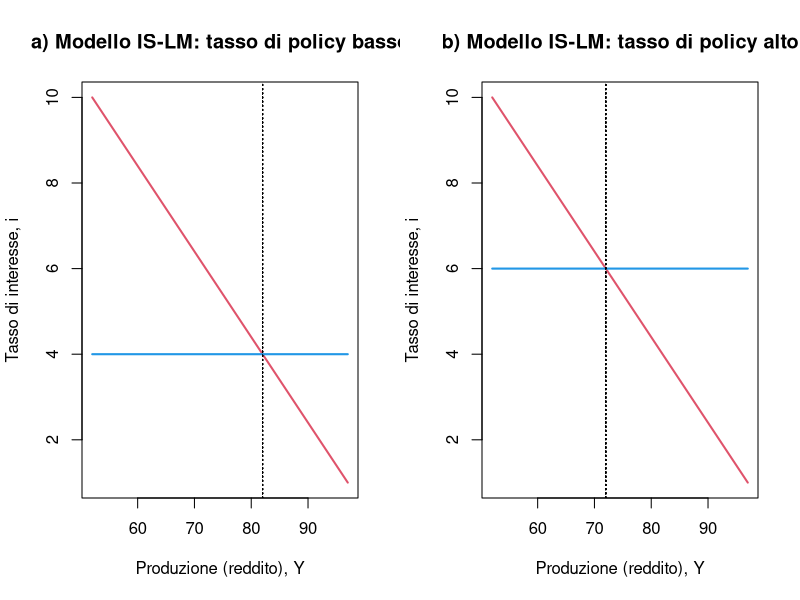

Write the R code that produced this figure.
# Il modello IS-LM (con LM orizzontale)

# Definisci il numero di scenari
nscen = 2

# Definisci i parametri e le variabili esogene del modello ####
c0 = 12       # Componente autonoma dei consumi
c1 = 0.8      # Propensione marginale al consumo (e all'investimento)
i0 = 6        # Componente autonoma dell'investimento
i1 = 5        # Elasticità dell'investimento al tasso di interesse (preceduta da segno meno)
G = 4         # Spesa pubblica
t = 2         # Tasse (Nota: "T" in R sta per "True")

# Definisci le variabili endogene del modello ####
Y = matrix(data=0, nrow = nscen, ncol = 10 )    # Produzione e reddito per ogni valore del tasso di interesse
Y_t = matrix(data=0, nrow = nscen, ncol = 10 )  # Produzione e reddito di equilibrio dato il tasso di policy fissato dalla BC
i = matrix(data=0, nrow = nscen, ncol = 10 )    # Tasso di interesse
i_t = matrix(data=0, nrow = nscen, ncol = 10 )  # Tasso di interesse di policy fissato dalla BC

# Definisci le equazioni del modello ####

# Crea il "ciclo" per gli scenari
for (j in 1:nscen){

  # Crea il "ciclo" per i valori del tasso di interesse
  for (k in 0:10) {
  
      # Valori assunti dal tasso di interesse
      i[j,k] = k                                           
  
      # Produzione e reddito per ogni valore del tasso di interesse
      Y[j,k] = (c0 + i0 + G - c1*t)/(1-c1) - i1*i[j,k]     

      # Tasso di interesse di policy per ciascuno scenario
      if (j==1){i_t[j,k] = 4}
           else{i_t[j,k] = 6}                              
    
      # Produzione e reddito di equilibrio dato il tasso di policy
      Y_t[j,k] = (c0 + i0 + G - c1*t)/(1-c1) - i1*i_t[j,k] 
    
    }
  }

# Visualizza i risultati ####
layout(matrix(c(1,2), 1, 2, byrow = TRUE))

# Scenario con tasso di policy basso
plot(Y[1,0:10], i[1,0:10], type = "l", col = 2, lwd = 2,
     main = "a) Modello IS-LM: tasso di policy basso",
     ylab = "Tasso di interesse, i", xlab = "Produzione (reddito), Y" )
lines(Y[1,0:10], i_t[1,0:10], col = 4, lwd = 2)
abline(v = Y_t[1,], lty = 3)

# Scenario con tasso di policy alto
plot(Y[2,0:10], i[2,0:10], type = "l", col = 2, lwd = 2,
     main = "b) Modello IS-LM: tasso di policy alto",
     ylab = "Tasso di interesse, i", xlab = "Produzione (reddito), Y" )
lines(Y[2,0:10], i_t[2,0:10], col = 4, lwd = 2)
abline(v = Y_t[2,], lty = 3)
